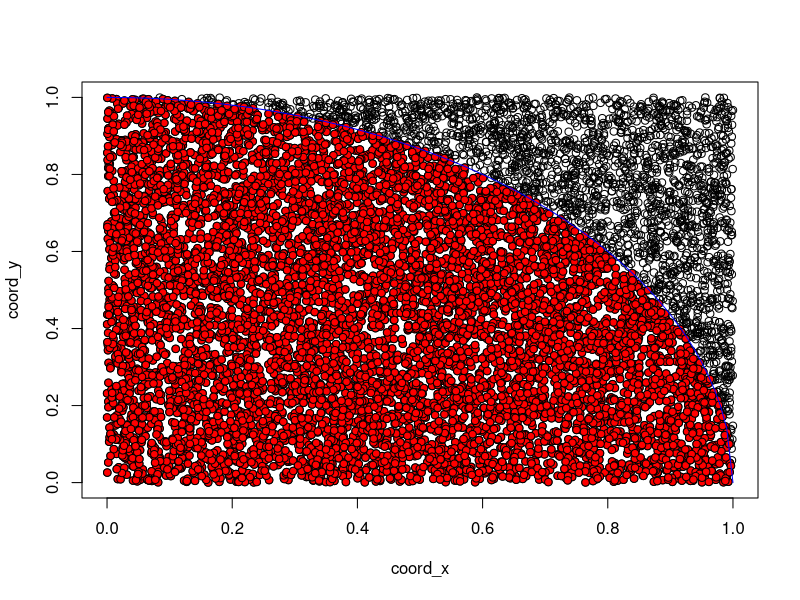
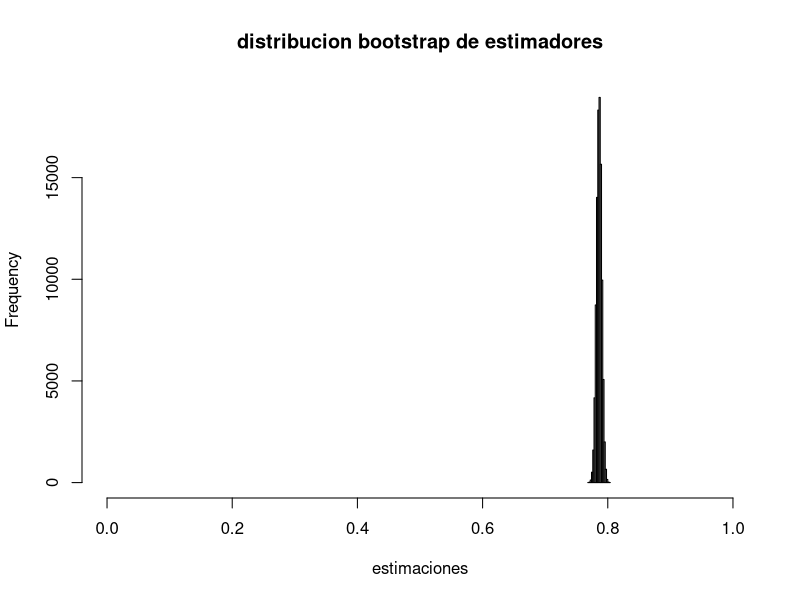

Write the R code that produced these figures, in order.
# Distribucion uniforme en cuadrado

n <- 10000
coord_x <- runif(n)
coord_y <- runif(n)
plot(coord_x, 
     coord_y, 
     xlim =c(0,1), 
     ylim=c(0,1)
)

# Puntos dentro del cuarto de circulo
inside <- (coord_x^2 + coord_y^2 <= 1)

# Colorear de rojo los que están dentro
# points agrega puntos a la ultima grafica
points(
  coord_x[inside], # solo las coordenadas de x dentro
  coord_y[inside], # solo las coordenadas de y dentro
  bg = "red",  # color de fondo del marcador
  pch = 21 # tipo de marcador
)
# agregamos el semicirculo
linspace <- seq(0,1,.01)
lines(linspace, sqrt(1-linspace^2), col ="blue")

# fraccion dentro
mean(inside)
pi/4

# estimacion de pi por monte carlo
mean(inside)

# intervalos de confianza asintoticos
# por el teorema central del limite
confianza <- 0.95
alpha <- 1 - confianza
z <- qnorm(alpha/2, lower.tail = FALSE)
mu <- mean(inside)
sigma <- sd(inside)/sqrt(n)
lim_inf <- mu - sigma*z
lim_sup <- mu + sigma*z
sprintf("nsim:  %d, conf: %0.2f,  Int. de conf. (%0.6f, %0.6f)", 
        n,
        confianza,
        lim_inf, 
        lim_sup)

# bootstrapping
# n <- 100
# coord_x <- runif(n)
# coord_y <- runif(n)
n_replicas <- 100000
estimaciones <- numeric(n_replicas)
for (i in 1:n_replicas) {
  # remuestro
  id <- sample(1:n, replace = TRUE)
  boot_coord_x <- coord_x[id]
  boot_coord_y <- coord_y[id]
  # calcular estimador por cada remuestreo
  inside <- (boot_coord_x^2 + boot_coord_y^2 <= 1)
  estimaciones[i] <- mean(inside)
}
hist(estimaciones, xlim=c(0,1),
     main = "distribucion bootstrap de estimadores")
mean(estimaciones)
quantile(estimaciones, c(0.025, 0.975))
